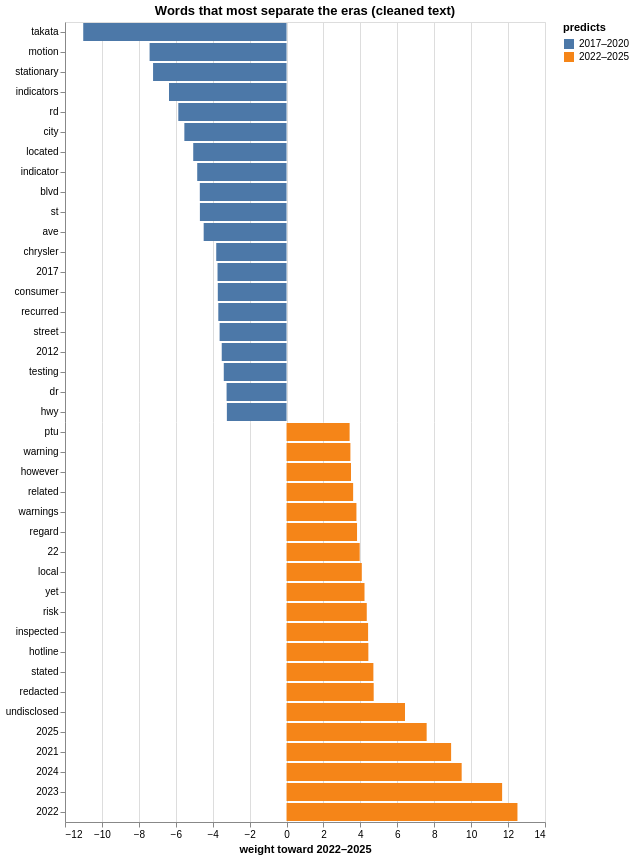

Notebook cell for this chart:
### Code cell
weights = pl.DataFrame(
    {"word": era_vectorizer.get_feature_names_out(), "weight": era_model.coef_[0]}
).sort("weight")
top_weights = pl.concat(
    [
        weights.head(20).with_columns(era=pl.lit("2017–2020")),
        weights.tail(20).with_columns(era=pl.lit("2022–2025")),
    ]
)
alt.Chart(top_weights).mark_bar().encode(
    x=alt.X("weight:Q", title="weight toward 2022–2025"),
    y=alt.Y("word:N", sort="x", title=None),
    color=alt.Color("era:N", title="predicts"),
    tooltip=["word", alt.Tooltip("weight:Q", format=".2f")],
).properties(title="Words that most separate the eras (cleaned text)", width=480)

### Figure 1 — Vega-Lite specification as saved in the notebook (floating-point values rounded to 4 significant figures)
{"config": {"view": {"continuousWidth": 300, "continuousHeight": 300}}, "data": {"name": "data-92df5bc7d3a0faf109e93a88c3b16779"}, "mark": {"type": "bar"}, "encoding": {"color": {"field": "era", "title": "predicts", "type": "nominal"}, "tooltip": [{"field": "word", "type": "nominal"}, {"field": "weight", "format": ".2f", "type": "quantitative"}], "x": {"field": "weight", "title": "weight toward 2022–2025", "type": "quantitative"}, "y": {"field": "word", "sort": "x", "title": null, "type": "nominal"}}, "title": "Words that most separate the eras (cleaned text)", "width": 480, "$schema": "https://vega.github.io/schema/vega-lite/v6.4.1.json", "datasets": {"data-92df5bc7d3a0faf109e93a88c3b16779": [{"word": "takata", "weight": -11.01, "era": "2017–2020"}, {"word": "motion", "weight": -7.418, "era": "2017–2020"}, {"word": "stationary", "weight": -7.23, "era": "2017–2020"}, {"word": "indicators", "weight": -6.367, "era": "2017–2020"}, {"word": "rd", "weight": -5.862, "era": "2017–2020"}, {"word": "city", "weight": -5.535, "era": "2017–2020"}, {"word": "located", "weight": -5.054, "era": "2017–2020"}, {"word": "indicator", "weight": -4.838, "era": "2017–2020"}, {"word": "blvd", "weight": -4.698, "era": "2017–2020"}, {"word": "st", "weight": -4.693, "era": "2017–2020"}, {"word": "ave", "weight": -4.488, "era": "2017–2020"}, {"word": "chrysler", "weight": -3.808, "era": "2017–2020"}, {"word": "2017", "weight": -3.738, "era": "2017–2020"}, {"word": "consumer", "weight": -3.723, "era": "2017–2020"}, {"word": "recurred", "weight": -3.696, "era": "2017–2020"}, {"word": "street", "weight": -3.625, "era": "2017–2020"}, {"word": "2012", "weight": -3.51, "era": "2017–2020"}, {"word": "testing", "weight": -3.4, "era": "2017–2020"}, {"word": "dr", "weight": -3.248, "era": "2017–2020"}, {"word": "hwy", "weight": -3.232, "era": "2017–2020"}, {"word": "ptu", "weight": 3.417, "era": "2022–2025"}, {"word": "warning", "weight": 3.459, "era": "2022–2025"}, {"word": "however", "weight": 3.491, "era": "2022–2025"}, {"word": "related", "weight": 3.608, "era": "2022–2025"}, {"word": "warnings", "weight": 3.786, "era": "2022–2025"}, {"word": "regard", "weight": 3.819, "era": "2022–2025"}, {"word": "22", "weight": 3.963, "era": "2022–2025"}, {"word": "local", "weight": 4.077, "era": "2022–2025"}, {"word": "yet", "weight": 4.223, "era": "2022–2025"}, {"word": "risk", "weight": 4.346, "era": "2022–2025"}, {"word": "inspected", "weight": 4.418, "era": "2022–2025"}, {"word": "hotline", "weight": 4.432, "era": "2022–2025"}, {"word": "stated", "weight": 4.704, "era": "2022–2025"}, {"word": "redacted", "weight": 4.721, "era": "2022–2025"}, {"word": "undisclosed", "weight": 6.416, "era": "2022–2025"}, {"word": "2025", "weight": 7.59, "era": "2022–2025"}, {"word": "2021", "weight": 8.914, "era": "2022–2025"}, {"word": "2024", "weight": 9.486, "era": "2022–2025"}, {"word": "2023", "weight": 11.68, "era": "2022–2025"}, {"word": "2022", "weight": 12.51, "era": "2022–2025"}]}}
